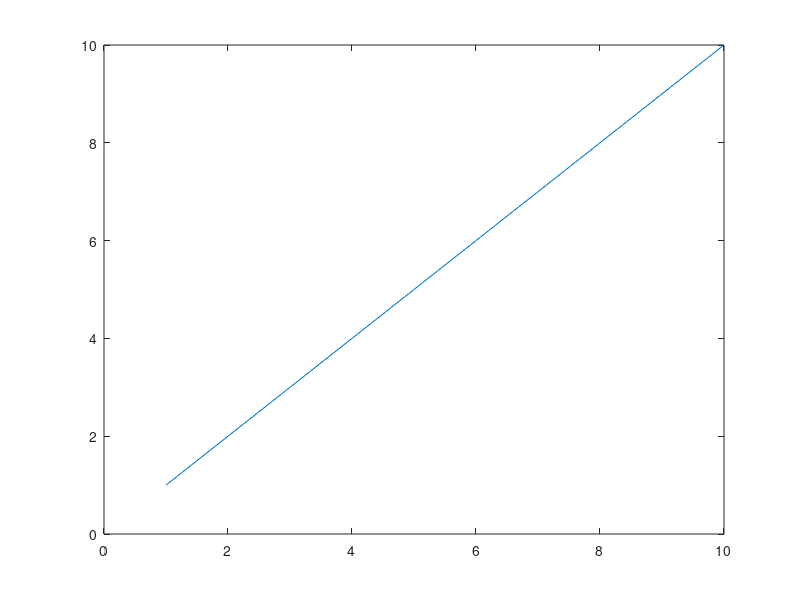
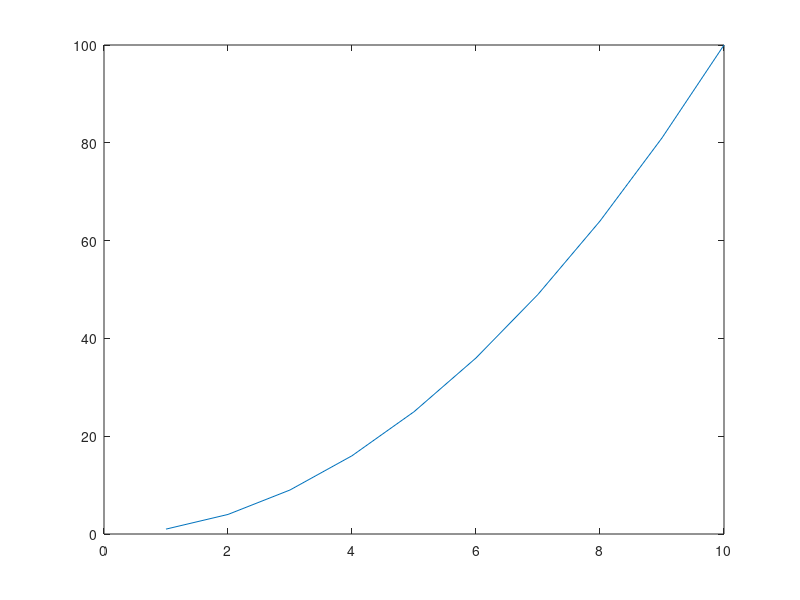
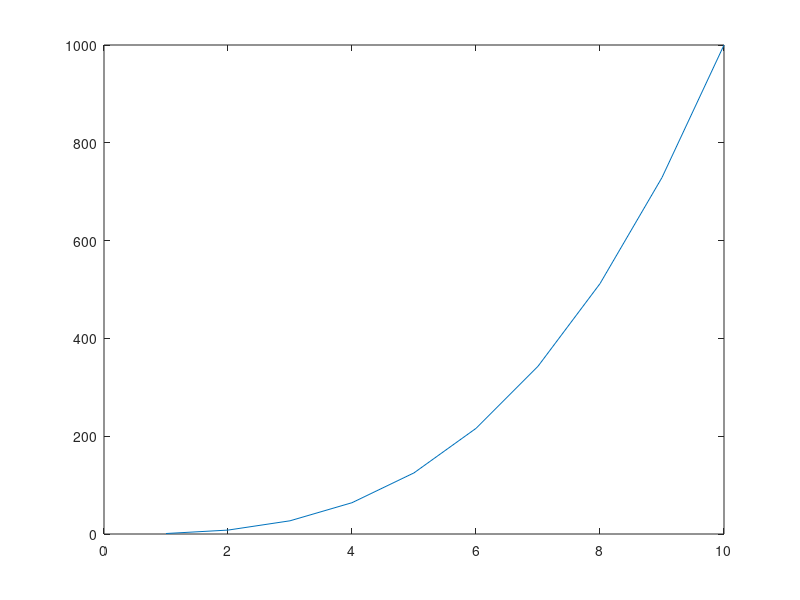
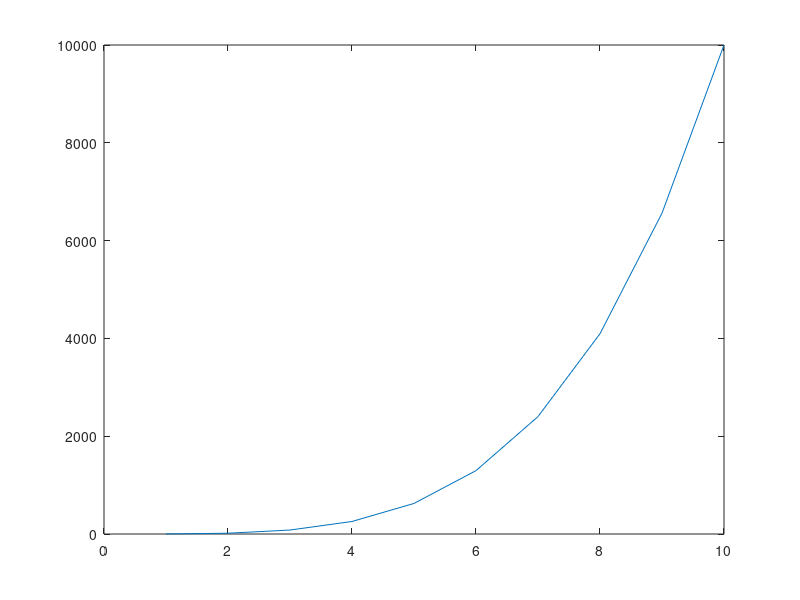

These charts were generated, in order, by the following MATLAB code: (Note: this script raises an error after producing the figures.)
clear;clc;close all;delete('test.ppt');
a=figure('Visible','off');plot(1:10);
b=figure('Visible','off');plot([1:10].^2);
c=figure('Visible','off');plot([1:10].^3);
d=figure('Visible','off');plot([1:10].^4);

%% Test the columns
for i=1:6
 saveppt2('test.ppt','figure',[a b c d],'columns',i)
end
%% Test the columns w/stretching
for i=1:4
 saveppt2('test.ppt','figure',[a b c d],'columns',i,'stretch')
end
% 
%% Test the columns with a title
for i=1:4
 saveppt2('test.ppt','figure',[a b c d],'columns',i,'title',['Columns ' num2str(i)])
end

%% Test padding
saveppt2('test.ppt','figure',[a b c d],'columns',2,'padding',20)
saveppt2('test.ppt','figure',[a b c d],'columns',2,'padding',[20 0 0 0])
saveppt2('test.ppt','figure',[a b c d],'columns',2,'padding',[0 20 0 0])
saveppt2('test.ppt','figure',[a b c d],'columns',2,'padding',[0 0 20 0])
saveppt2('test.ppt','figure',[a b c d],'columns',2,'padding',[0 0 0 20])
% 
%% Test renderers
saveppt2('test.ppt','figure',[a b],'stretch','render','painters')
saveppt2('test.ppt','figure',[a b],'stretch','render','zbuffer')
saveppt2('test.ppt','figure',[a b],'stretch','render','opengl')
saveppt2('test.ppt','figure',[a b],'stretch','render')

%% Test alignment
saveppt2('test.ppt','figure',[a b],'halign','left')
saveppt2('test.ppt','figure',[a b],'halign','right')
saveppt2('test.ppt','figure',[a b],'halign','center')
saveppt2('test.ppt','figure',[a b],'valign','top')
saveppt2('test.ppt','figure',[a b],'valign','bottom')
saveppt2('test.ppt','figure',[a b],'valign','center')

%% Test alignment w/title
saveppt2('test.ppt','figure',[a b],'halign','left','title','left')
saveppt2('test.ppt','figure',[a b],'halign','right','title','right')
saveppt2('test.ppt','figure',[a b],'halign','center','title','center')
saveppt2('test.ppt','figure',[a b],'valign','top','title','top')
saveppt2('test.ppt','figure',[a b],'valign','bottom','title','bottom')
saveppt2('test.ppt','figure',[a b],'valign','center','title','center')

%% Test alignment w/title
saveppt2('test.ppt','figure',[a b],'halign','left','title','left','columns',1)
saveppt2('test.ppt','figure',[a b],'halign','right','title','right','columns',1)
saveppt2('test.ppt','figure',[a b],'halign','center','title','center','columns',1)
saveppt2('test.ppt','figure',[a b],'valign','top','title','top','columns',1)
saveppt2('test.ppt','figure',[a b],'valign','bottom','title','bottom','columns',1)
saveppt2('test.ppt','figure',[a b],'valign','center','title','center','columns',1)

%% Test alignment
saveppt2('test.ppt','figure',[a],'halign','left')
saveppt2('test.ppt','figure',[b],'halign','right')
saveppt2('test.ppt','figure',[c],'halign','center')
saveppt2('test.ppt','figure',[d],'valign','top')
saveppt2('test.ppt','figure',[a],'valign','bottom')
saveppt2('test.ppt','figure',[b],'valign','center')

%% Test alignment w/Title
saveppt2('test.ppt','figure',[a],'halign','left','title','left')
saveppt2('test.ppt','figure',[b],'halign','right','title','right')
saveppt2('test.ppt','figure',[c],'halign','center','title','center')
saveppt2('test.ppt','figure',[d],'valign','top','title','top')
saveppt2('test.ppt','figure',[a],'valign','bottom','title','bottom')
saveppt2('test.ppt','figure',[b],'valign','center','title','center')

%% Test Notes
saveppt2('test.ppt','notes','Hello World!');
saveppt2('test.ppt','notes','Hello World!\nLine Two');
saveppt2('test.ppt','notes','Hello World!\n\tRow Two, Tabbed');

%% Test Resolution
for i=100:100:500
    saveppt2('test.ppt','resolution',i,'title',['Resolution ' num2str(i)],'scale')
end